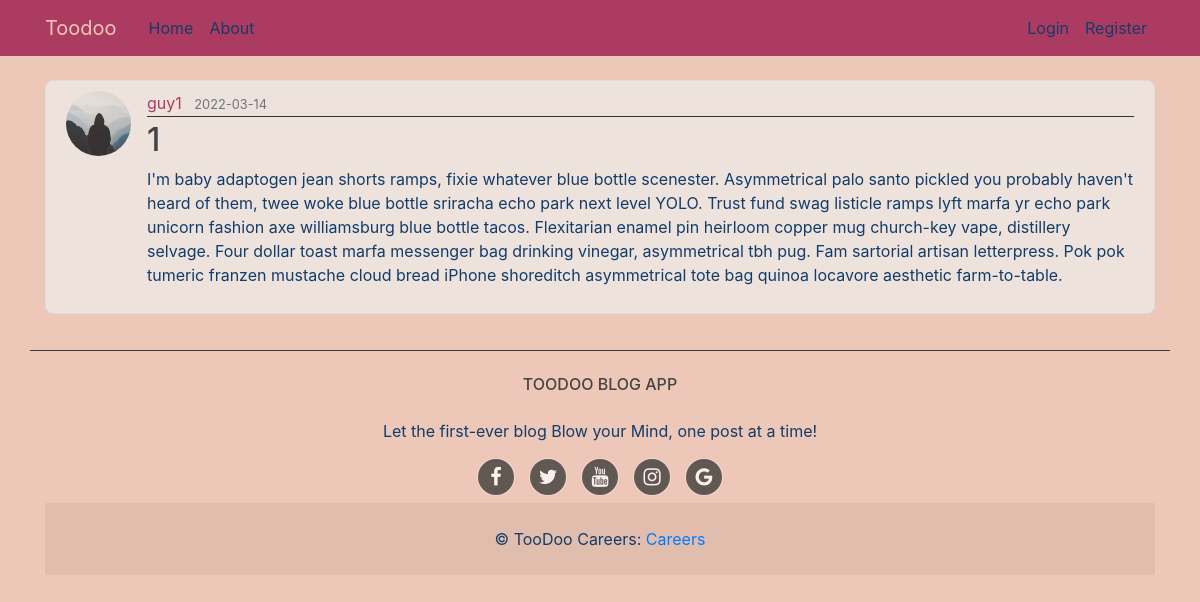
/post/1, run on the app's committed database.
### flask_blog/models.py (models this page shows, shortened)
class User(db.Model, UserMixin):
    id = db.Column(db.Integer, primary_key=True)
    username = db.Column(db.String(20), unique=True, nullable=False)
    email = db.Column(db.String(120), unique=True, nullable=False)
    image_file = db.Column(db.String(20), nullable=False,
                           default='default.jpeg')
    password = db.Column(db.String(60), nullable=False)
    posts = db.relationship('Post', backref='author', lazy=True)

class Post(db.Model):
    id = db.Column(db.Integer, primary_key=True)
    title = db.Column(db.String(100), nullable=False)
    date_posted = db.Column(db.DateTime, nullable=False,
                            default=datetime.utcnow)
    content = db.Column(db.Text, nullable=False)
    user_id = db.Column(db.Integer, db.ForeignKey('user.id'), nullable=False)

### flask_blog/posts/routes.py (the view)
@posts.route('/post/<int:post_id>')
def post(post_id):
    post = Post.query.get_or_404(post_id)
    return render_template('posts/post.html', post=post)

### flask_blog/templates/posts/post.html
{% extends "layouts/layout.html" %}
{% block content %}
  {% include "layouts/post_layout.html" %}
{% endblock content %}

### flask_blog/templates/layouts/post_layout.html (shortened to what this page needs)
<article class="media content-section">
    <img class="rounded-circle article-img" src="{{ url_for('static', filename='profile_pics/' + post.author.image_file) }}">
    <div class="media-body">
      <div class="article-metadata">
        <a class="mr-2" href="{{ url_for('users.user_posts', username=post.author.username) }}">{{ post.author.username }}</a>
        <small class="text-muted">{{ post.date_posted.strftime('%Y-%m-%d') }}</small>
      </div>
      <h2><a class="article-title" href="{{ url_for('posts.post', post_id=post.id) }}">{{ post.title }}</a></h2>
      <p class="article-content">{{ post.content }}</p>
    </div>
  </article>

### flask_blog/static/main.css (style rules this page uses)
body { background: #edc7b7; color: #123c69; margin-top: 5rem; height: 100vh; }
h1, h2, h3, h4, h5, h6 { color: #444444; }
.content-section { width: 100%; background: #eee2dc; padding: 10px 20px; border: 1px solid #dddddd; border-radius: 8px; margin-bottom: 20px; }
.media-body h2 { width: 100%; }
a.article-title { color: #444444; }
article a.mr-2 { color: #ac3b61; }
.article-content { white-space: pre-line; max-width: 100%; }
.article-img { height: 65px; width: 65px; margin-right: 16px; }
.article-metadata { padding-bottom: 1px; margin-bottom: 4px; border-bottom: 0.05px solid #333; }
.media-body { margin: 0; width: 100% !important; }

### data on the page
User: image_file (placeholder picture), author.username "guy1"
Post: date_posted "2022-03-14", title "1", content "I'm baby adaptogen jean shorts ramps, fixie whatever blue bottle scenester. Asymmetrical palo santo pickled you probably haven't heard of them, twee woke blue bottle sriracha echo park next level YOLO. Trust fund swag listicle ramps lyft marfa yr echo park unicorn fashion axe williamsburg blue bottle tacos. Flexitarian enamel pin heirloom copper mug church-key vape, distillery selvage. Four dollar toast marfa messenger bag drinking vinegar, asymmetrical tbh pug. Fam sartorial artisan letterpress. Pok pok tumeric franzen mustache cloud bread iPhone shoreditch asymmetrical tote bag quinoa locavore aesthetic farm-to-table."
